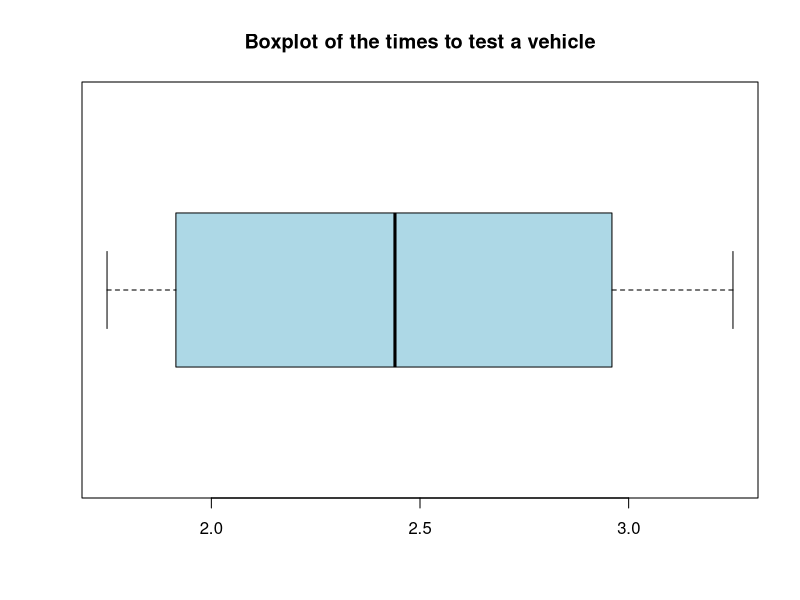
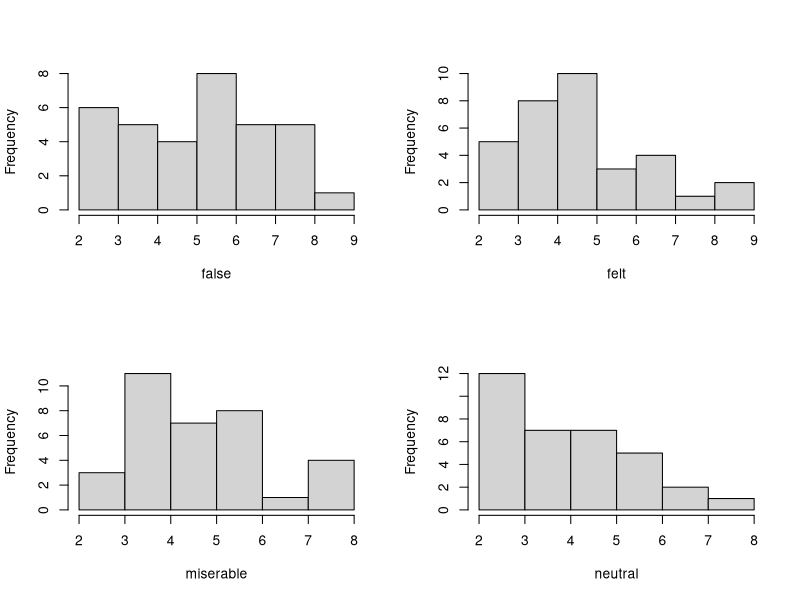
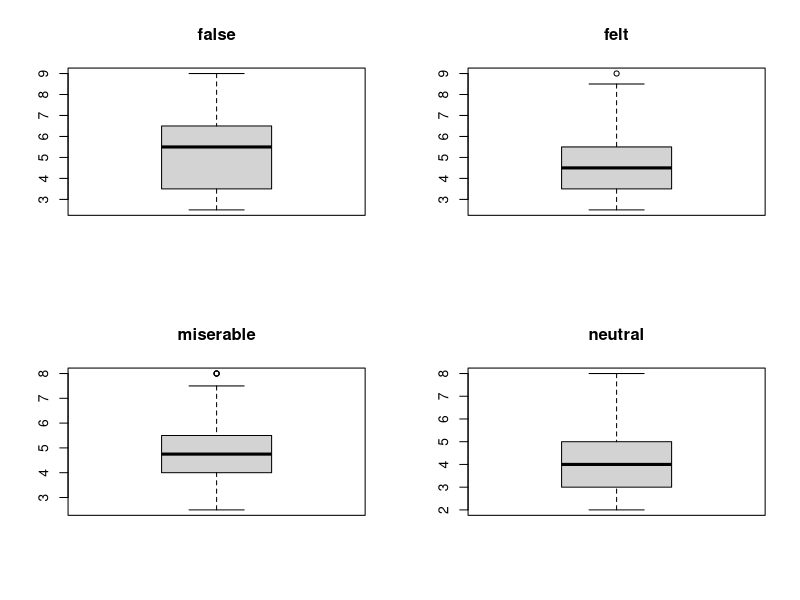
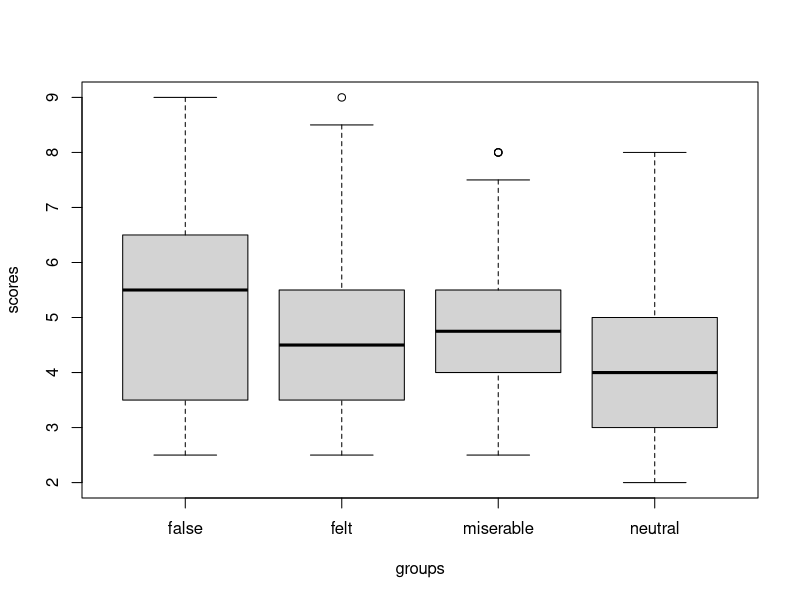
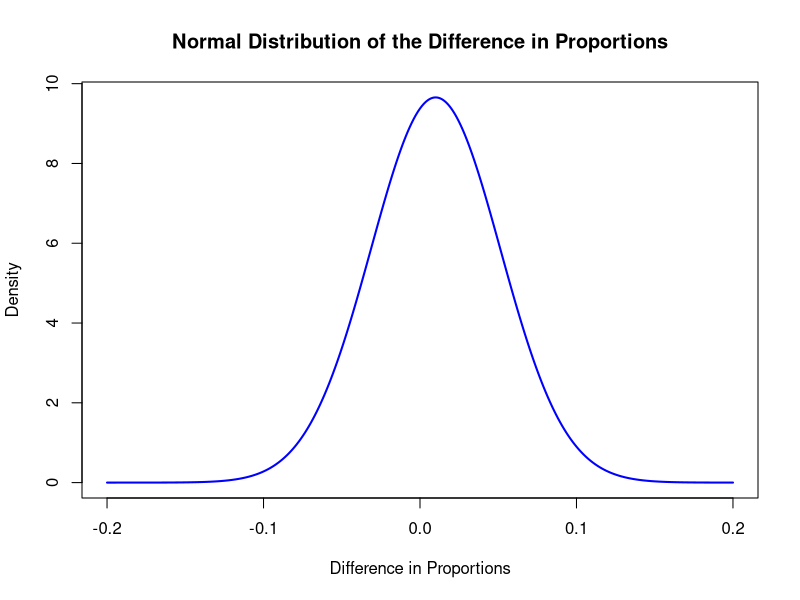

Source code (R) for these figures, in order:
# The R programming code for the Homework 1 in the course STA2002 - 2024 summer
# Q1(a):
times_test_vehicle <- c(1.75,1.84,2.12,1.92,2.62,2.35,3.09,3.15,
                        2.53,1.91,3.25,2.83)
summary(times_test_vehicle)
mean(times_test_vehicle)
var(times_test_vehicle)
sd(times_test_vehicle)
# Q1(b):
gemo_boxplot <- boxplot(times_test_vehicle, 
                        horizontal = TRUE, 
                        col = "lightblue", 
                        main = "Boxplot of the times to test a vehicle")

# Q2 Preface:
getwd() # 查询R语言的当前工作目录，因为smiles.txt文件在桌面上，所以需要将工作目录设置为桌面
setwd("C:/Users/12978/Desktop") # 将工作目录设置为桌面
smiles <- read.table("smiles.txt", header = TRUE) 
# 先找到smiles.txt文件的路径，然后将其读入R中
# 打开文件smiles.txt
names(smiles) = c("groups", "scores") # 为数据框添加列名
attach(smiles) # 将数据框smiles附加到搜索路径上

# Q2(Part 1):
# Construct histograms and stem-and-leaf plots for each of the four categories. 
# Comment on the shape of the distribution of the observations in each of the four categories. 
# Interpret and compare.

# 我们先进行直方图的绘制

tapply(scores,groups,stem) # stem-and-leaf plot

splitgroup = split(scores,groups) # split the data by groups
attach(splitgroup) # attach the split data to the search path
par(mfrow=c(2,2)) # set the layout of the plots
hist(false,main="") # plot the histogram of the false group
hist(felt,main="") # plot the histogram of the felt group
hist(miserable,main="") # plot the histogram of the miserable group
hist(neutral,main="") # plot the histogram of the neutral group

# 现在我们来绘制茎叶图

par(mfrow=c(2,2)) # set the layout of the plots
stem(false) # plot the stem-and-leaf plot of the false group
stem(felt) # plot the stem-and-leaf plot of the felt group
stem(miserable) # plot the stem-and-leaf plot of the miserable group
stem(neutral) # plot the stem-and-leaf plot of the neutral group

# Q2(Part 2):
# Obtain the 5-numerical summaries and the corresponding boxplots for all four categories. 
# Interpret and compare.

# 我们先进行5数总结的计算
# 只是简单的进行重复就可以了

summary(false)
var(false)
sd(false)

summary(felt)
var(felt)
sd(felt)

summary(miserable)
var(miserable)
sd(miserable)

summary(neutral)
var(neutral)
sd(neutral)

#现在我们进行图表的绘制，存在两种方法，一种是直接绘制，一种是使用boxplot函数
# 我们先进行直接绘制

par(mfrow=c(2,2))
boxplot(false)
title("false")
boxplot(felt)
title("felt")
boxplot(miserable)
title("miserable")
boxplot(neutral)
title("neutral")

# 或者我们使用boxplot函数去绘制

par(mfrow=c(1,1))
boxplot(scores~groups)

# Q2(Part 3):
# Based on the descriptive statistics and the different graphical displays, 
# Summarize your findings for the data analysis in the context of the problem.

# 我们现在根据数据去回答前面的两个问题：
#（a）微笑真的会增加宽大处理吗？（b）不同类型的微笑是否具有不同的效果？
# 从直方图，茎叶图，箱线图中我们可以看到，不同类型的微笑对于增加宽大处理的效果是不同的
# 通过均值和方差的计算，三种不同微笑的均值都比中性的表情要大，同时数据之间的方差差异并不大
# 由此我们判断，微笑的会增加宽大处理的可能性，不同的微笑类型对于增加宽大处理的效果是不同的

# Q3:
help("prop.table")
help("qnorm")

n1 <- 200 # CUHKSZ Student
X1 <- 150 # CUHKSZ Mac
n2 <- 250 # SUSTech Student
X2 <- 185 # SUSTech Mac

p1 <- X1 / n1 # The proportion of CUHKSZ students who own a Mac
p2 <- X2 / n2 # The proportion of SUSTech students who own a Mac

diff_proportion <-  p1 - p2

SE_diff <- sqrt(p1 * (1 - p1) / n1 + p2 * (1 - p2) / n2)
# We use SE_diff to represent the standard error of the difference between two sample proportions
# Also be the standard deviation of the sampling distribution of the difference between two sample proportions

print(paste("CUHKSZ Ratio p1 =", p1))
print(paste("SUSTech Ratio p2 =", p2))
print(paste("Sample proportion distribution =", diff_proportion))
print(paste("Sample proportion distribution Error SE =", SE_diff))
print(paste("The Normal distribution of the difference between two sample proportions is Mean",
            diff_proportion, "and Variance", SE_diff^2))
plot(seq(-0.2, 0.2, 0.001), dnorm(seq(-0.2, 0.2, 0.001), mean = diff_proportion, sd = SE_diff), 
     type = "l", col = "blue", xlab = "Difference in Proportions", ylab = "Density", 
     main = "Normal Distribution of the Difference in Proportions", lwd = 2)

# Q4(a):
Xbar1 <- 10.2  # Average of Sample 1
Xbar2 <- 8.5   # Average of Sample 2
n1 <- 30       # Size of Sample 1
n2 <- 25       # Size of Sample 2
sigma1 <- 2.5  # Standard deviation of Sample 1（Population）
sigma2 <- 3.0  # Standard deviation of Sample 2（Population）

mu1_hat <- Xbar1
mu2_hat <- Xbar2
mu_hat_diff <- mu1_hat - mu2_hat

SE <- sqrt(sigma1^2 / n1 + sigma2^2 / n2)

cat("Unbiased Estimator: mu1 - mu2 =", mu_hat_diff, "\n")
cat("Standard Error: SE =", SE, "\n")

# Q4(b):

# Q4(c):

# Q5: Maximum Likelihood Estimation

# Q5(a): Using MOM to estimate the parameter of the exponential distribution

# Q5(b): Using MLE to estimate the parameter of the exponential distribution

# Q5(c):

# Q6:(a)

# Q6:(b)

# Q7:
